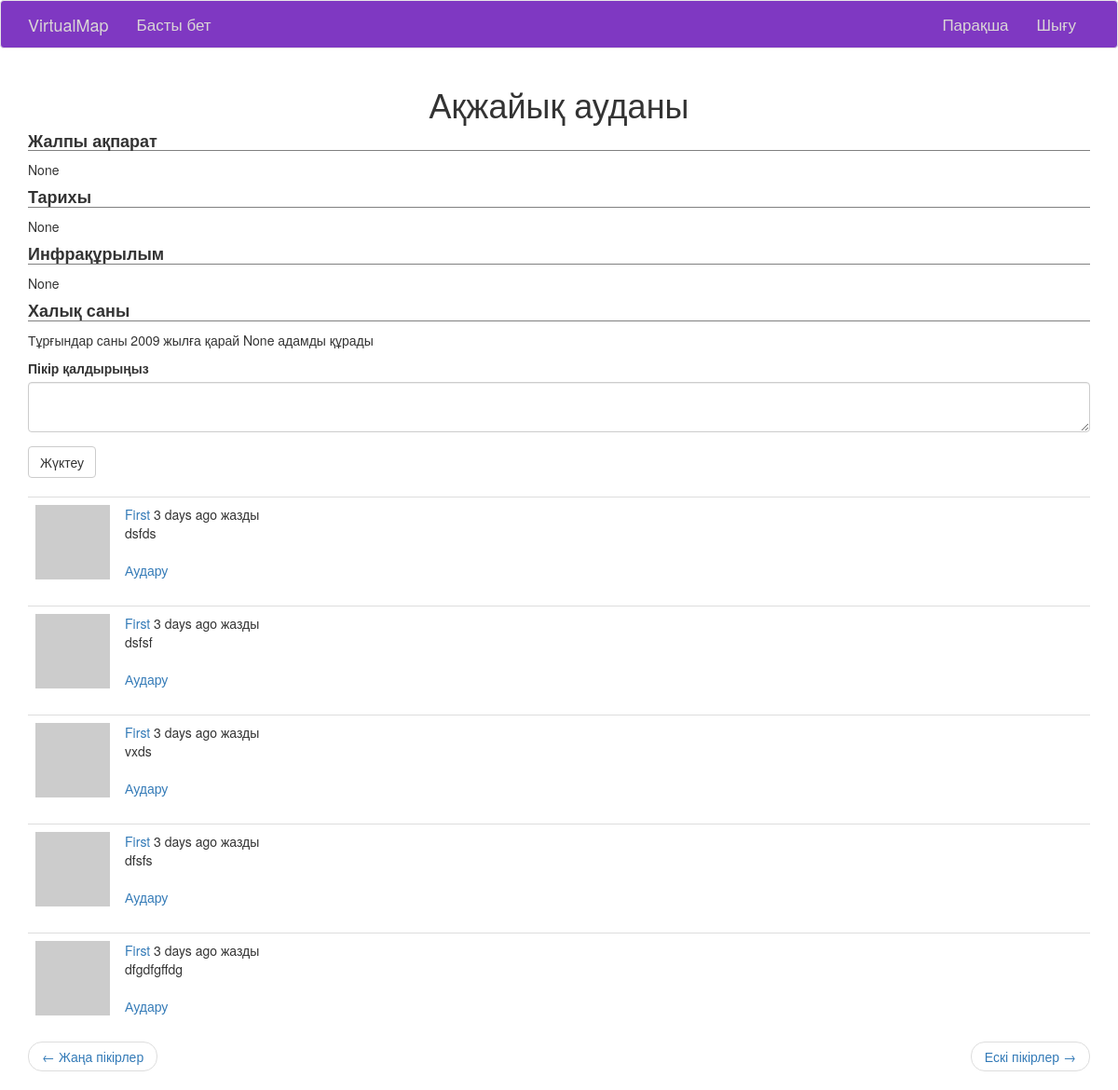
The page /area/6?page=2 (signed in) on the database its author committed.
### app/models.py (models this page shows, shortened)
class Area(db.Model):
    id = db.Column(db.Integer, primary_key=True, autoincrement=True)
    img = db.Column(db.String(32))
    area_name = db.Column(db.String(16))
    gen_info = db.Column(db.String(128))
    history = db.Column(db.String(1024))
    infrastructure = db.Column(db.String(128))
    population = db.Column(db.Integer)
    posts = db.relationship('Post', backref='area', lazy='dynamic')

class Post(db.Model):
    id = db.Column(db.Integer, primary_key=True)
    body = db.Column(db.String(140))
    timestamp = db.Column(db.DateTime, index=True, default=datetime.utcnow)
    user_id = db.Column(db.Integer, db.ForeignKey('user.id'))
    area_id = db.Column(db.Integer, db.ForeignKey('area.id'))
    language = db.Column(db.String(5))

### app/main/routes.py (the view, shortened to what this page needs)
@blueprint.route("/area/<int:id>", methods=["GET", "POST"])
def area(id):
    area = db.session.query(Area).filter(Area.id == id).first_or_404()
    form = PostForm()
    page = request.args.get('page', 1, type=int)
    posts = area.posts.order_by(Post.timestamp.desc()).paginate(
        page, current_app.config['POSTS_PER_PAGE'], False)
    next_url = url_for('main.area', id=area.id, page=posts.next_num) \
        if posts.has_next else None
    prev_url = url_for('main.area', id=area.id, page=posts.prev_num) \
        if posts.has_prev else None
    params = {
        'title': area.area_name,
        "area": area,
        'form': form,
        'posts': posts.items,
        "next_url": next_url,
        "prev_url": prev_url
    }
    return render_template("main/area.html", **params)

### app/main/forms.py
class PostForm(FlaskForm):
    post = TextAreaField(_l('Пікір қалдырыңыз'), validators=[DataRequired()])
    submit = SubmitField(_l('Жүктеу'))

### app/main/routes.py (called while the page is built)
@blueprint.before_request
def before_request():
    if current_user.is_authenticated:
        current_user.last_seen = datetime.utcnow()
        db.session.commit()
    g.locale = str(get_locale())

### app/models.py (called while the page is built)
@login.user_loader
def load_user(id):
    return User.query.get(int(id))

    def avatar(self, size):
        digest = md5(self.email.lower().encode('utf-8')).hexdigest()
        return 'https://www.gravatar.com/avatar/{}?d=identicon&s={}'.format(
            digest, size)

### app/main/templates/main/area.html (shortened to what this page needs)
{% extends "base.html" %}
{% import 'bootstrap/wtf.html' as wtf %}
{% block app_content %}
	<h1 style="text-align: center;">{{ area.area_name }}</h1>
	<h4 class="chapter">{{ _("Жалпы ақпарат") }}</h4>
	<p>{{ area.gen_info }}</p>
	<h4 class="chapter">{{ _("Тарихы") }}</h4>
	<p>{{ area.history }}</p>
	<h4 class="chapter">{{ _("Инфрақұрылым") }}</h4>
	<p>{{ area.infrastructure }}</p>
	<h4 class="chapter">{{ _("Халық саны") }}</h4>
	<p>Тұрғындар саны 2009 жылға қарай {{ area.population }} адамды құрады</p>
	{% if form %}
    	{{ wtf.quick_form(form) }}
    <br>
    {% endif %}
    {% include "main/_posts.html" %}
{% endblock app_content %}

### app/main/templates/main/_post.html (shortened to what this page needs)
<table class="table table-hover">
    <tr>
        <td width="70px">
            <a href="{{ url_for('main.user', username=post.author.username) }}">
                <img src="{{ post.author.avatar(70) }}" />
            </a>
        </td>
        <td>
            {{ _('%(username)s %(when)s жазды',
                username=user_link, when=moment(post.timestamp).fromNow()) }}
            <br>
            <span id="post{{ post.id }}">{{ post.body }}</span>
            {% if post.language and post.language != g.locale %}
            <br><br>
            <span id="translation{{ post.id }}">
                <a href="javascript:translate(
                            '#post{{ post.id }}',
                            '#translation{{ post.id }}',
                            '{{ post.language }}',
                            '{{ g.locale }}');">{{ _('Аудару') }}</a>
            </span>
            {% endif %}
        </td>
    </tr>
</table>

### app/static/css/style.css (style rules this page uses)
.chapter { font-weight: bold; border-bottom: 1px solid gray; }

### rows shown on the page
Area: area_name "Ақжайық ауданы", gen_info "None", history "None", infrastructure "None", population "None"
Post: body "dsfds"
Post: body "dsfsf"
Post: body "vxds"
Post: body "dfsfs"
Post: body "dfgdfgffdg"
